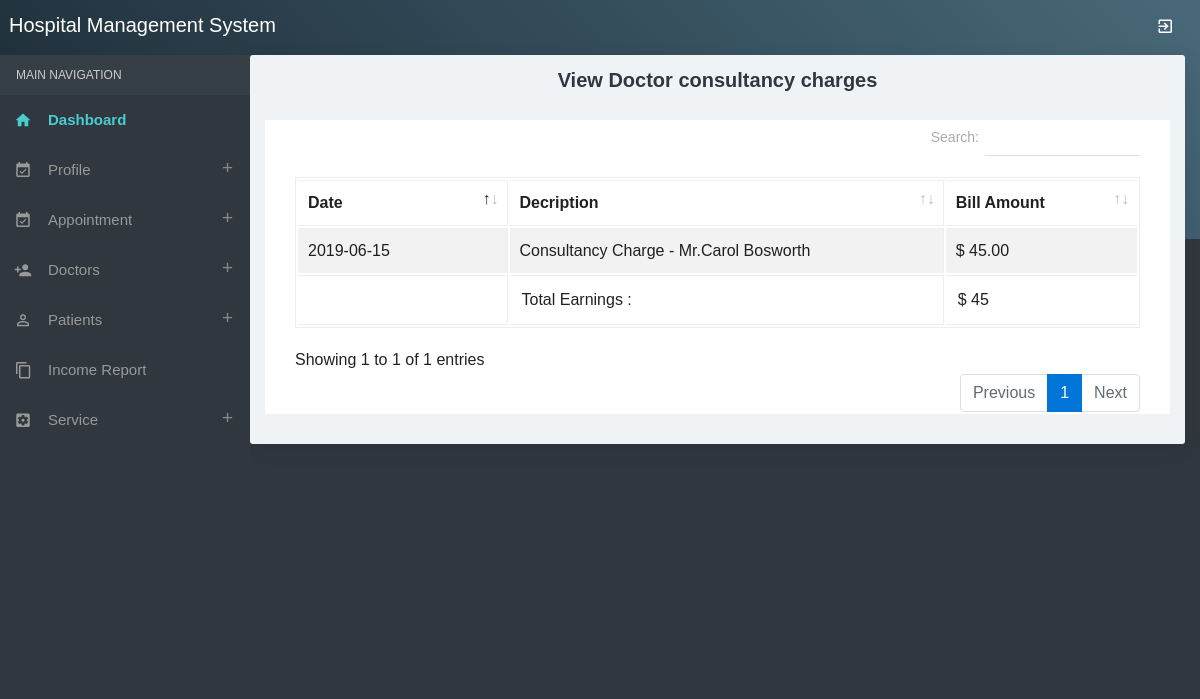
Screenshot of /viewdoctorconsultancycharge.php (signed in) with the database file from the repository.
### tables this page shows
CREATE TABLE `billing_records` (
  `billingservice_id` int(10) NULL DEFAULT NULL,
  `billingid` int(10) NULL DEFAULT NULL,
  `bill_type_id` int(10) NULL DEFAULT NULL COMMENT 'id of service charge or treatment charge',
  `bill_type` varchar(250) NULL DEFAULT NULL,
  `bill_amount` float(10,2) NULL DEFAULT NULL,
  `bill_date` date NULL DEFAULT NULL,
  `status` varchar(10) NULL DEFAULT NULL
);

CREATE TABLE `doctor` (
  `doctorid` int(10) NULL DEFAULT NULL,
  `doctorname` varchar(50) NULL DEFAULT NULL,
  `mobileno` varchar(15) NULL DEFAULT NULL,
  `departmentid` int(10) NULL DEFAULT NULL,
  `loginid` varchar(25) NULL DEFAULT NULL,
  `password` varchar(25) NULL DEFAULT NULL,
  `status` varchar(10) NULL DEFAULT NULL,
  `education` varchar(25) NULL DEFAULT NULL,
  `experience` float(11,1) NULL DEFAULT NULL,
  `consultancy_charge` float(10,2) NULL DEFAULT NULL,
  `image` varchar(100) NULL DEFAULT NULL
);

### viewdoctorconsultancycharge.php (the view, shortened to what this page needs)
<?php
include("adformheader.php");
include("dbconnection.php");
?>
<div class="container-fluid">
	<div class="block-header">
		<h2 class="text-center">View Doctor consultancy charges</h2>
	</div>
	<div class="card">
		<section class="container">
			<table class="table table-bordered table-striped table-hover js-exportable dataTable">
				<thead>
					<tr>
						<th width="97" scope="col">Date</th>
						<th width="245" scope="col">Decription</th>
						<th width="86" scope="col">Bill Amount</th>
					</tr>
				</thead>
				<tbody>
					<?php
					$sql = "SELECT * FROM billing_records where bill_type='Consultancy Charge' AND bill_type_id='$_SESSION[doctorid]'";
					$qsql = mysqli_query($con, $sql);
					$billamt = 0;
					while ($rs = mysqli_fetch_array($qsql)) {
						echo "<tr>
					<td>$rs[bill_date]</td>
					<td> $rs[bill_type]";
						if ($rs['bill_type'] == "Consultancy Charge") {
							$sqldoctor = "SELECT * FROM doctor WHERE doctorid='$rs[bill_type_id]'";
							$qsqldoctor = mysqli_query($con, $sqldoctor);
							$rsdoctor = mysqli_fetch_array($qsqldoctor);
							echo " - Mr." . $rsdoctor['doctorname'];
						}
						echo " </td><td>$ $rs[bill_amount]</td></tr>";
						$billamt = $billamt +  $rs['bill_amount'];
					}
					?>
				</tbody>
				<tfoot>
					<tr>
						<td></td>
						<td>Total Earnings :</td>
						<td>$ <?php echo ($billamt + $taxamt)  - $rsbilling_records['discount']; ?></td>
					</tr>
				</tfoot>
			</table>
		</section>
	</div>
</div>
<?php
include("adformfooter.php");
?>

### rows the page displays
billing_records: bill_date "2019-06-15", bill_type "Consultancy Charge", doctor.doctorname "Carol Bosworth", bill_amount "45.00"
